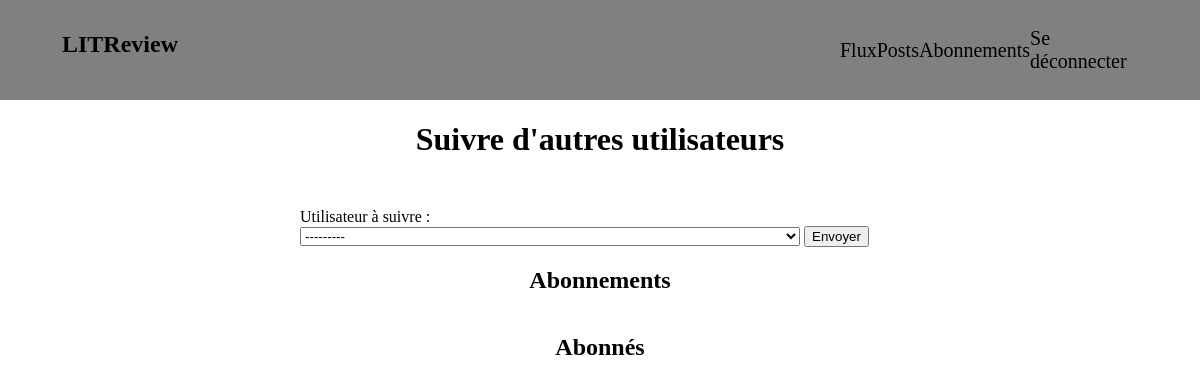
The page /followed/ (signed in) on the database as committed earlier.
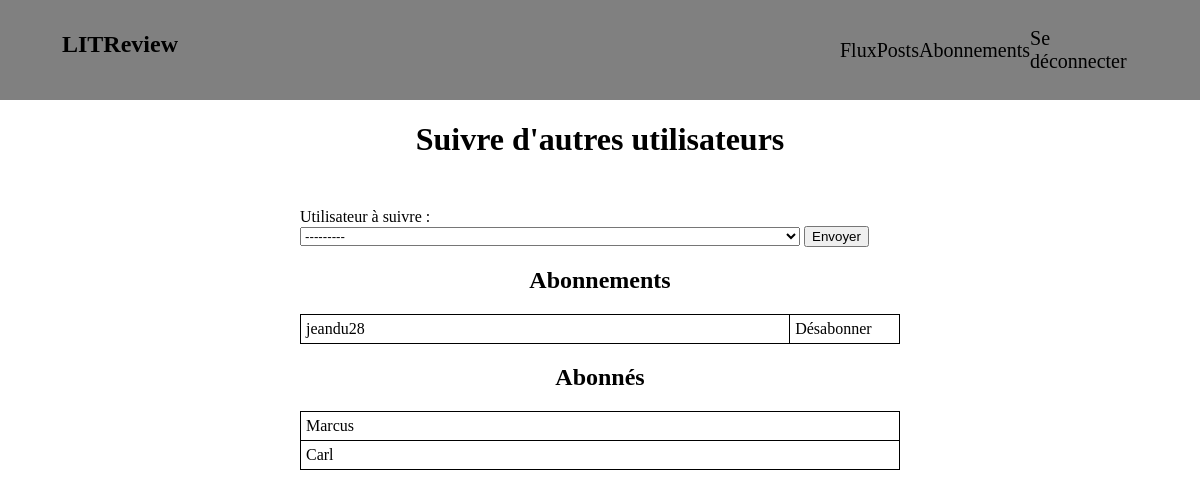
The same page on the database as committed later.
### posts/models.py (models this page shows)
class UserFollows(models.Model):
    user = models.ForeignKey(to=settings.AUTH_USER_MODEL,on_delete=models.CASCADE,related_name='following')
    followed_user = models.ForeignKey(to=settings.AUTH_USER_MODEL,on_delete=models.CASCADE,related_name='followed_by',verbose_name=('Utilisateur à suivre'))
    class Meta:
        unique_together = ('user', 'followed_user', )

### posts/views.py (the view, shortened to what this page needs)
# urls.py: path('followed/',Follow.as_view(),name = 'abonnements'),
class Follow(CreateView):
    model = UserFollows
    context_object_name = "abonnés"
    template_name = 'followed.html'
    fields = ['followed_user']
    def get_context_data(self, *args, **kwargs):
        result_abonnements = []
        result_abonnés = []
        users = User.objects.all()
        context = super().get_context_data(*args, **kwargs)
        for userfollow in UserFollows.objects.all():
            if self.request.user.id == userfollow.followed_user_id:
                userfollow.username = userfollow.user_id
                result_abonnés.append(userfollow)
            if userfollow.user_id == self.request.user.id:
                userfollow.username = userfollow.followed_user_id
                result_abonnements.append(userfollow)
        for user in users:
            for abo in result_abonnés:
                if abo.username == user.id:
                    abo.username = user.username
            for abonne in result_abonnements:
                if abonne.username == user.id:
                    abonne.username = user.username
        context['abonnements'] = result_abonnements
        context['abonnés'] = result_abonnés
        return context

### utilisateurs/templates/followed.html (shortened to what this page needs)
{% extends 'base.html' %}
{% load static %}
{% block title %}
<h1>Suivre d'autres utilisateurs</h1>
{% endblock %}
{% block content %}
<link rel="stylesheet" href="{% static 'css/followed.css' %}">
<div class="content">
    <form method="POST" id="form">
        {{ form }}
        <input type="submit" value="Envoyer">
    </form>
    <h2>Abonnements</h2>
    <table class="tableau_abonnements">
    {% for abonnement in abonnements %}
        <tr>
            <td>{{abonnement.username}}</td>
            <td>Désabonner</td>
        </tr>
    {% endfor %}
    </table>
    <h2>Abonnés</h2>
    <table class="tableau_abonnés">
    {% for abonné in abonnés %}
       <tr>
            <td>{{abonné.username}}</td>
        </tr>
    {% endfor %}
        </table>
</div>
{% endblock %}

Rows that differ between the two databases and show on the page:
added UserFollows: username "jeandu28", shown under "Abonnements"
added UserFollows: username "Marcus", shown under "Abonnés"
added UserFollows: username "Carl", shown under "Abonnés"
